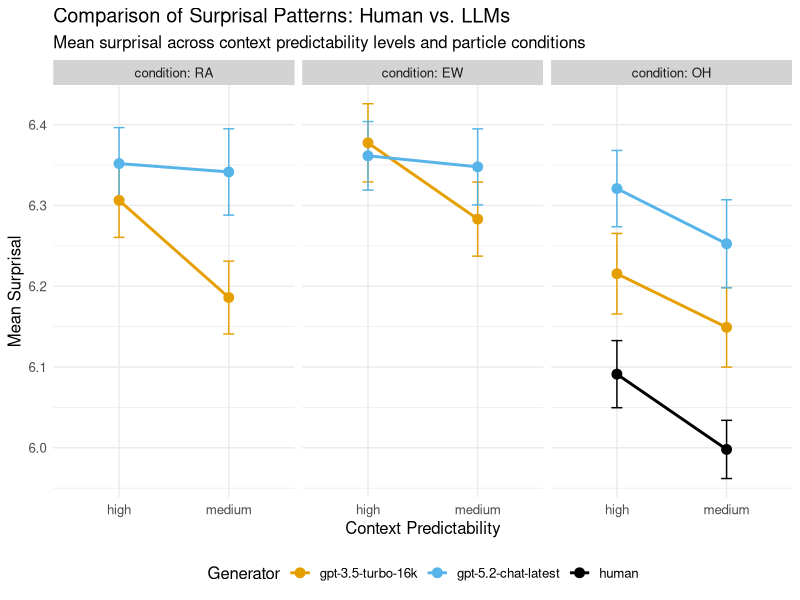
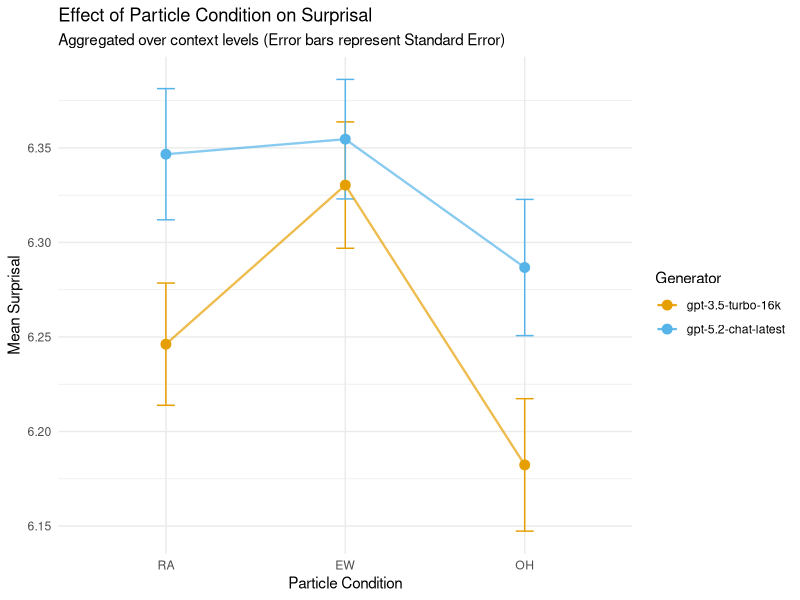

Generate these figures, in order, with R:
## ---- chunk 1
knitr::opts_chunk$set(echo = FALSE, warning = FALSE, message = FALSE)
library(tidyverse)
library(knitr)
# set working directory to source file location 
setwd(dirname(rstudioapi::getSourceEditorContext()$path))

# change based on review: add color-blind friendly color palette 
# see https://siegal.bio.nyu.edu/color-palette/
color_palette <- c(
  "human" = "#000000",                # Black
  "gpt-3.5-turbo-16k" = "#E69F00",    # Orange
  "gpt-5.2-chat-latest" = "#56B4E9"   # sky blue
)


## ---- chunk 2
df_final <- read_csv("data/Processed final_data/final.csv")
head(df_final) %>% kable(caption = "Preview of Raw Data")
## ---- chunk 3
# 1. Filter out items 13 and 28
df_clean <- df_final %>%
  mutate(generator = if_else(str_detect(subject, "human"), "human", generator)) %>%
  filter(!item %in% c(13, 28)) %>%
  # change based on review: reorder from left to right as RA, EW, OH
  mutate(condition = factor(condition, levels = c("RA", "EW", "OH"))) 

# 2. Aggregating surprisal values
data_aggregated <- df_clean %>%
  group_by(generator, context, condition) %>%
  summarise(
    mean_surprisal = mean(surprisal, na.rm = TRUE),
    sd_surprisal = sd(surprisal, na.rm = TRUE),
    n = n(),
    se = sd_surprisal / sqrt(n),
  .groups = "drop")


# Display the aggregated data (Preview)
head(data_aggregated) %>% kable(caption = "Aggregated Surprisal Values")
## ---- chunk 4
  # Create the line plot
  ggplot(data_aggregated, aes(x = context, y = mean_surprisal, color = generator, group = generator)) +
  geom_errorbar(aes(ymin = mean_surprisal - se, ymax = mean_surprisal + se), width = 0.1) +
  geom_line(linewidth = 1) +
  geom_point(size = 3) +
    facet_wrap(~condition, labeller = label_both) + 
    scale_color_manual(values = color_palette) +
    labs(
      title = "Comparison of Surprisal Patterns: Human vs. LLMs",
      subtitle = "Mean surprisal across context predictability levels and particle conditions",
      x = "Context Predictability",
      y = "Mean Surprisal",
      color = "Generator"
    ) +
    theme_minimal() +
    theme(
      legend.position = "bottom",
      strip.background = element_rect(fill = "lightgray", color = NA),
      text = element_text(size = 12)
    )

## ---- chunk 5
# Aggregate by Condition and Generator only (ignoring Context)
df_clean %>%
  filter(generator != "human") %>% # filter out human for this plot
  group_by(generator, condition) %>%
  summarise(
    mean_surprisal = mean(surprisal, na.rm = TRUE),
    sd_surprisal = sd(surprisal, na.rm = TRUE),
    n = n(),
    se = sd_surprisal / sqrt(n),
    .groups = "drop"
  ) %>%
ggplot(aes(x = condition, y = mean_surprisal, color = generator, group = generator)) +
  geom_errorbar(aes(ymin = mean_surprisal - se, ymax = mean_surprisal + se), width = 0.1) +
  geom_line(linewidth = 0.8, alpha = 0.7) +
  geom_point(size = 3) +
   scale_color_manual(values = color_palette) +
  labs(
    title = "Effect of Particle Condition on Surprisal",
    subtitle = "Aggregated over context levels (Error bars represent Standard Error)",
    x = "Particle Condition",
    y = "Mean Surprisal",
    color = "Generator"
  ) +
  theme_minimal()
## ---- chunk 6
#  Pivot wider to calculate differences
df_wide <- data_aggregated %>%
  select(context, condition, generator, mean_surprisal) %>%
  pivot_wider(names_from = generator, values_from = mean_surprisal) %>%
  mutate(
    diff_human_gpt35 = abs(human - `gpt-3.5-turbo-16k`),
    diff_human_gpt52 = abs(human - `gpt-5.2-chat-latest`),
    diff_llms = abs(`gpt-3.5-turbo-16k` - `gpt-5.2-chat-latest`)
  )

# Question 1: Context with greatest/smallest difference between Human and LLMs
df_wide %>%
  group_by(context) %>%
  summarise(
    avg_diff_human_gpt35 = mean(diff_human_gpt35, na.rm = TRUE),
    avg_diff_human_gpt52 = mean(diff_human_gpt52, na.rm = TRUE)
  ) %>%
# Average difference between Human and LLMs by Context:
kable(caption = "Average difference between Human and LLMs by Context")

# --- Question 2: Condition with greatest LLM difference ---
 df_wide %>%
  group_by(condition) %>%
  summarise(
    max_llm_diff = max(diff_llms, na.rm = TRUE),
    mean_llm_diff = mean(diff_llms, na.rm = TRUE)
  ) %>%
  arrange(desc(mean_llm_diff)) %>%
# Differences between LLMs (GPT 3.5 vs 5.2) by Particle Condition:
kable(caption = " Differences between LLMs by Particle Condition:")
